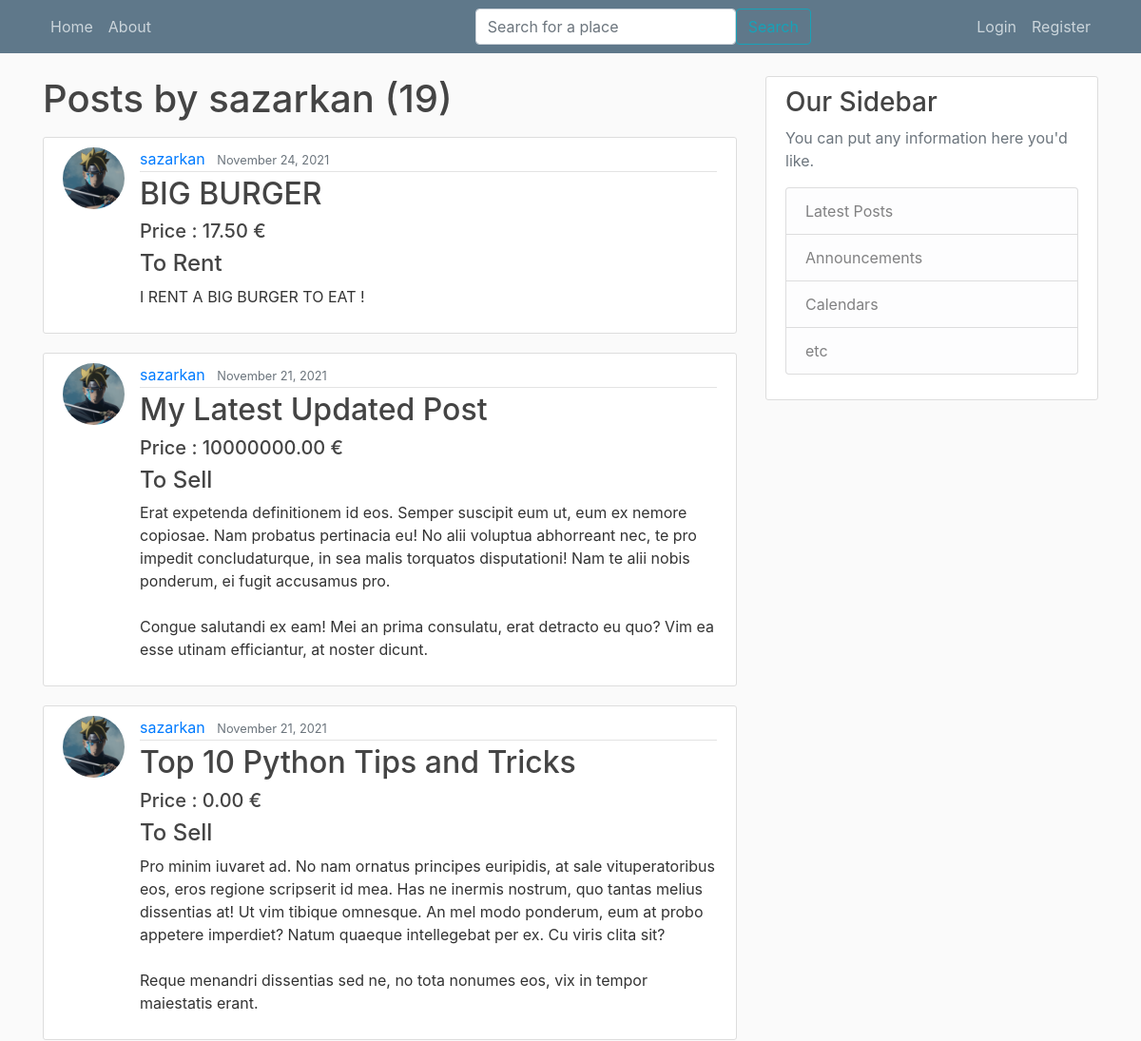
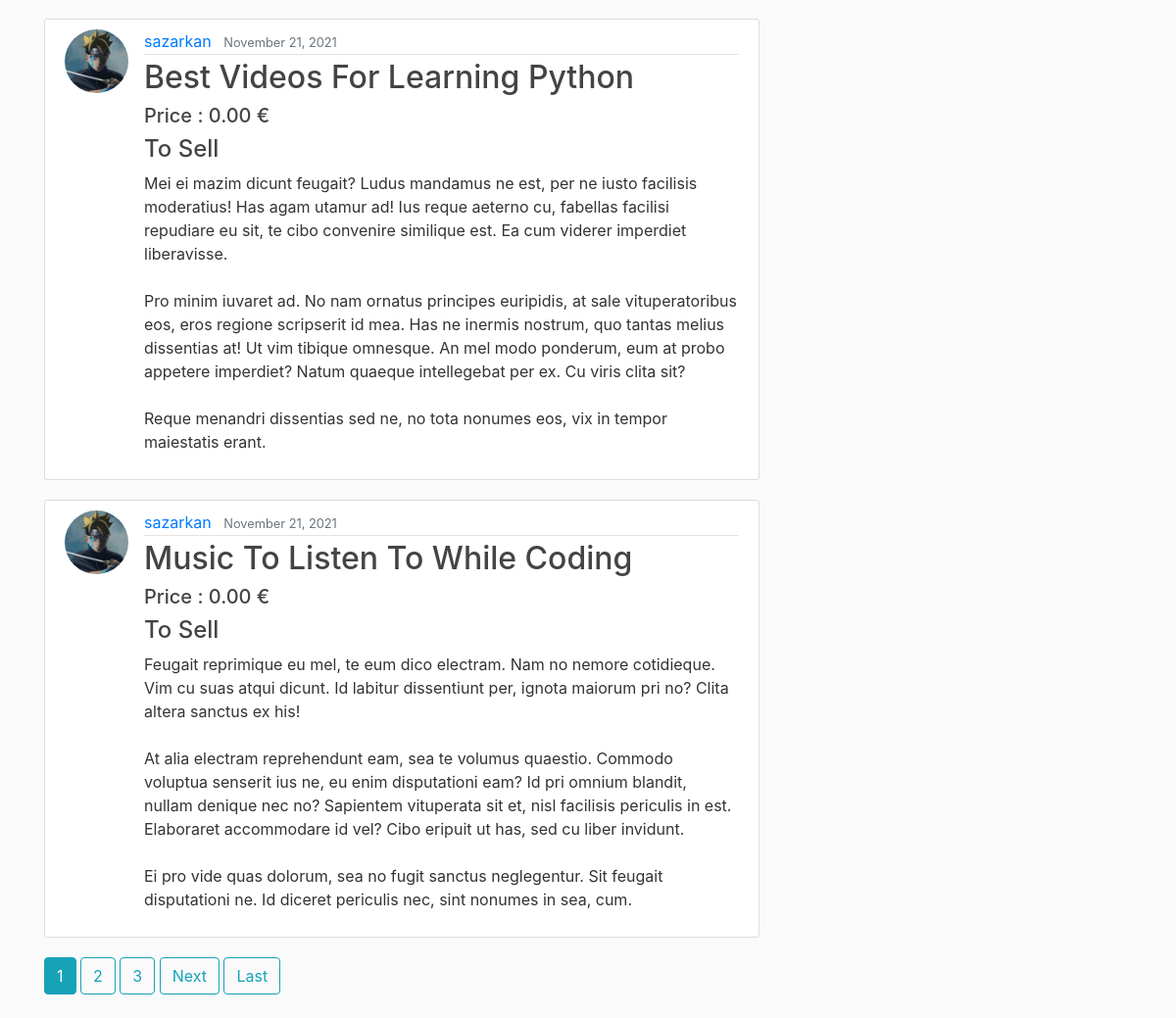
Page /user/sazarkan/ on the committed database (2 pictures, top to bottom).
### blog/models.py (models this page shows, shortened)
class Post(models.Model): #creation d'un Post
    title = models.CharField(max_length=100)
    price = models.DecimalField(default=0, max_digits= 15, decimal_places=2)
    sell_rent = models.CharField(default= 'S', max_length=10, choices=SELLORRENT_CHOICES)
    content= models.TextField()
    date_posted= models.DateTimeField(default=timezone.now)
    author= models.ForeignKey(User, on_delete=models.CASCADE) #reférence à une autre classe (clé étrangère)

### users/models.py (models this page shows, shortened)
class Profile(models.Model):
    user = models.OneToOneField(User, on_delete=models.CASCADE) #CASCADE : si je supprime l'utilisateur, le profil sera supprimé aussi. Mais si je supprime le profil, l'utilisateur ne sera pas supprimé
    image = models.ImageField(default='default.jpg', upload_to='profile_pics') #default = image par défaut si l'user ne choisit aucune pdp

### blog/views.py (the view)
# urls.py: path('user/<str:username>/', UserPostListView.as_view(), name='user-posts'),  # localhost:8000/blog/
class UserPostListView(ListView): #affichage de tous les posts (home.html)
    model = Post
    template_name = 'blog/user_posts.html' # <app>/<model>_<viewtype>.html
    context_object_name = 'posts'
    paginate_by = 5
    def get_queryset(self):
        user = get_object_or_404(User, username=self.kwargs.get('username'))
        return Post.objects.filter(author=user).order_by('-date_posted') #tous les posts de l'autheur concerné (filter), du plus récént au plus ancien

### blog/templates/blog/user_posts.html (shortened to what this page needs)
{% extends "blog/base.html" %}
{% block content %}
<h1 class="mb-3"> Posts by {{ view.kwargs.username }} ({{ page_obj.paginator.count }})</h1>
    {% for post in posts %}
        <article class="media content-section">
            <img class="rounded-circle article-img" src="{{ post.author.profile.image.url }}">
            <div class="media-body">
                <div class="article-metadata">
                    <a class="mr-2" href="{% url 'user-posts' post.author.username %}">{{ post.author }}</a>
                    <small class="text-muted">{{ post.date_posted|date:"F d, Y" }}</small>
                </div>
                <h2><a class="article-title" href="{% url 'post-detail' post.id %}">{{ post.title }}</a></h2>
                 <h5 class="article-content">Price : {{ post.price }} € </h5>
                <h4 class="article-content">{{ post.get_sell_rent_display }}</h4>
                <p class="article-content">{{ post.content }}</p>
            </div>
        </article>
    {% endfor %}
    {% if is_paginated %}
        {% for num in page_obj.paginator.page_range %}
            {% if page_obj.number == num %}
                <a class="btn btn-info mb-4" href="?page={{ num }}">{{ num }}</a>
            {% elif num > page_obj.number|add:'-3' and num < page_obj.number|add:'3' %}
                <a class="btn btn-outline-info mb-4" href="?page={{ num }}">{{ num }}</a>
            {% endif %}
        {% endfor %}
        {% if page_obj.has_next %}
                <a class="btn btn-outline-info mb-4" href="?page={{ page_obj.next_page_number }}">Next</a>
                <a class="btn btn-outline-info mb-4" href="?page={{ page_obj.paginator.num_pages }}">Last</a>
        {% endif %}
    {% endif %}
{% endblock content %}

### blog/static/blog/main.css (style rules this page uses)
body { background: #fafafa; color: #333333; margin-top: 5rem; }
h1, h2, h3, h4, h5, h6 { color: #444444; }
.content-section { background: #ffffff; padding: 10px 20px; border: 1px solid #dddddd; border-radius: 3px; margin-bottom: 20px; }
.article-title { color: #444444; }
.article-content { white-space: pre-line; }
.article-img { height: 65px; width: 65px; margin-right: 16px; }
.article-metadata { padding-bottom: 1px; margin-bottom: 4px; border-bottom: 1px solid #e3e3e3 }

### rows in the picture
Post: author.profile.image (picture), author "sazarkan", date_posted "November 24, 2021", title "BIG BURGER", price "17.50", sell_rent "To Rent", content "I RENT A BIG BURGER TO EAT !"
Post: author.profile.image (picture), author "sazarkan", date_posted "November 21, 2021", title "My Latest Updated Post", price "10000000.00", sell_rent "To Sell", content "Erat expetenda definitionem id eos. Semper suscipit eum ut, eum ex nemore copiosae. Nam probatus pertinacia eu! No alii voluptua abhorreant nec, te pro impedit concludaturque, in sea malis torquatos disputationi! Nam te alii nobis ponderum, ei fugit accusamus pro. Congue salutandi ex eam! Mei an prima consulatu, erat detracto eu quo? Vim ea esse utinam efficiantur, at noster dicunt."
Post: author.profile.image (picture), author "sazarkan", date_posted "November 21, 2021", title "Top 10 Python Tips and Tricks", price "0.00", sell_rent "To Sell", content "Pro minim iuvaret ad. No nam ornatus principes euripidis, at sale vituperatoribus eos, eros regione scripserit id mea. Has ne inermis nostrum, quo tantas melius dissentias at! Ut vim tibique omnesque. An mel modo ponderum, eum at probo appetere imperdiet? Natum quaeque intellegebat per ex. Cu viris clita sit? Reque menandri dissentias sed ne, no tota nonumes eos, vix in tempor maiestatis erant."
Post: author.profile.image (picture), author "sazarkan", date_posted "November 21, 2021", title "Best Videos For Learning Python", price "0.00", sell_rent "To Sell", content "Mei ei mazim dicunt feugait? Ludus mandamus ne est, per ne iusto facilisis moderatius! Has agam utamur ad! Ius reque aeterno cu, fabellas facilisi repudiare eu sit, te cibo convenire similique est. Ea cum viderer imperdiet liberavisse. Pro minim iuvaret ad. No nam ornatus principes euripidis, at sale vituperatoribus eos, eros regione scripserit id mea. Has ne inermis nostrum, quo tantas melius dissentias at! Ut vim tibique omnesque. An mel modo ponderum, eum at probo appetere imperdiet? Natum quaeque intellegebat per ex. Cu viris clita sit? Reque menandri dissentias sed ne, no tota nonumes eos, vix in tempor maiestatis erant."
Post: author.profile.image (picture), author "sazarkan", date_posted "November 21, 2021", title "Music To Listen To While Coding", price "0.00", sell_rent "To Sell", content "Feugait reprimique eu mel, te eum dico electram. Nam no nemore cotidieque. Vim cu suas atqui dicunt. Id labitur dissentiunt per, ignota maiorum pri no? Clita altera sanctus ex his! At alia electram reprehendunt eam, sea te volumus quaestio. Commodo voluptua senserit ius ne, eu enim disputationi eam? Id pri omnium blandit, nullam denique nec no? Sapientem vituperata sit et, nisl facilisis periculis in est. Elaboraret accommodare id vel? Cibo eripuit ut has, sed cu liber invidunt. Ei pro vide quas dolorum, sea no fugit sanctus neglegentur. Sit feugait disputationi ne. Id diceret periculis nec, sint nonumes in sea, cum."

### other values in the picture
{{ view.kwargs.username }} "sazarkan"
{{ page_obj.paginator.count }} "19"
{{ num }} "1"
{{ num }} "2" "3"
